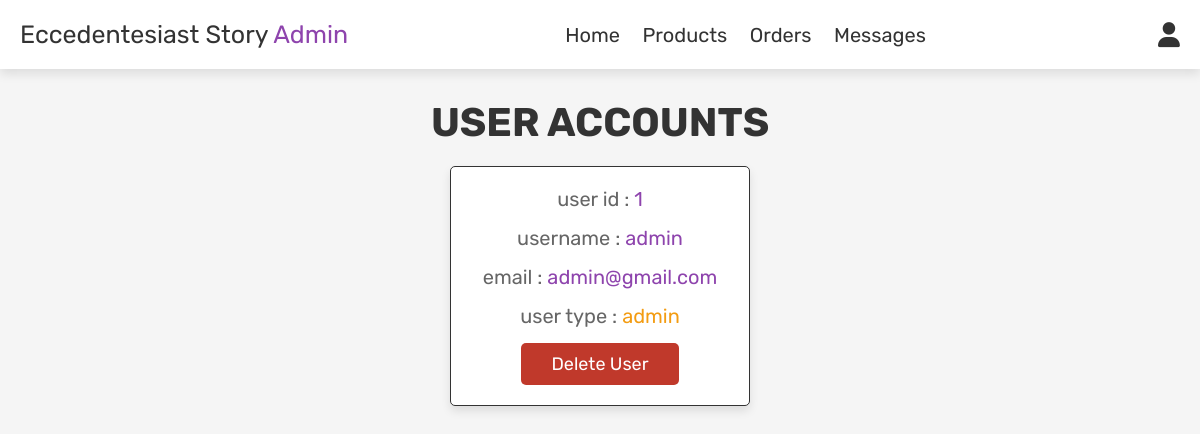
The app's page /pages/admin/admin_users.php (signed in) with its own data.
### tables this page shows
CREATE TABLE `users` (
  `id` int(100) NOT NULL,
  `name` varchar(100) NOT NULL,
  `email` varchar(100) NOT NULL,
  `password` varchar(100) NOT NULL,
  `user_type` varchar(20) NOT NULL DEFAULT 'user'
);

### pages/admin/admin_users.php (the view, shortened to what this page needs)
<?php
include '../../includes/admin/config.php';
?>
<!DOCTYPE html>
<html lang="en">
<head>
   <link rel="stylesheet" href="https://cdnjs.cloudflare.com/ajax/libs/font-awesome/6.0.0/css/all.min.css">
   <link rel="stylesheet" href="../../assets/css/admin/admin_style.css">
</head>
<body>
   <?php include '../../includes/admin/admin_header.php'; ?>
   <section class="users">
      <h1 class="title"> user accounts </h1>
      <div class="box-container">
         <?php
         $select_users = mysqli_query($conn, "SELECT * FROM `users`") or die('query failed');
         while ($fetch_users = mysqli_fetch_assoc($select_users)) {
         ?>
            <div class="box">
               <p> user id : <span><?php echo $fetch_users['id']; ?></span> </p>
               <p> username : <span><?php echo $fetch_users['name']; ?></span> </p>
               <p> email : <span><?php echo $fetch_users['email']; ?></span> </p>
               <p> user type : <span style="color:<?php if ($fetch_users['user_type'] == 'admin') {
                                                      echo 'var(--orange)';
                                                   } ?>"><?php echo $fetch_users['user_type']; ?></span> </p>
               <a href="admin_users.php?delete=<?php echo $fetch_users['id']; ?>" onclick="return confirm('delete this user?');" class="delete-btn">delete user</a>
            </div>
         <?php
         };
         ?>
      </div>
   </section>
</body>
</html>

### assets/css/admin/admin_style.css (style rules this page uses)
:root { --purple: #8e44ad; --red: #c0392b; --orange: #f39c12; --black: #333; --white: #fff; --light-color: #666; --light-white: #ccc; --light-bg: #f5f5f5; --border: .1rem solid var(--black); --box-shadow: 0 .5rem 1rem rgba(0, 0, 0, .1); }
* { font-family: 'Rubik', sans-serif; margin: 0; padding: 0; box-sizing: border-box; outline: none; border: none; text-decoration: none; transition: all .2s linear; }
html { font-size: 62.5%; overflow-x: hidden; }
body { background-color: var(--light-bg); }
section { padding: 3rem 2rem; }
.title { text-align: center; margin-bottom: 2rem; text-transform: uppercase; color: var(--black); font-size: 4rem; }
.btn, .option-btn, .delete-btn, .white-btn { display: inline-block; margin-top: 1rem; padding: 1rem 3rem; cursor: pointer; color: var(--white); font-size: 1.8rem; border-radius: .5rem; text-transform: capitalize; }
.delete-btn { background-color: var(--red); }
.users .box-container { display: grid; grid-template-columns: repeat(auto-fit, 30rem); justify-content: center; gap: 1.5rem; max-width: 1200px; margin: 0 auto; align-items: flex-start; }
.users .box-container .box { background-color: var(--white); padding: 2rem; border: var(--border); box-shadow: var(--box-shadow); border-radius: .5rem; text-align: center; }
.users .box-container .box p { padding-bottom: 1.5rem; font-size: 2rem; color: var(--light-color); }
.users .box-container .box p span { color: var(--purple); }
.users .box-container .box .delete-btn { margin-top: 0; }

### records on screen
users: id "1", name "admin", email "admin@gmail.com", user_type "admin"
